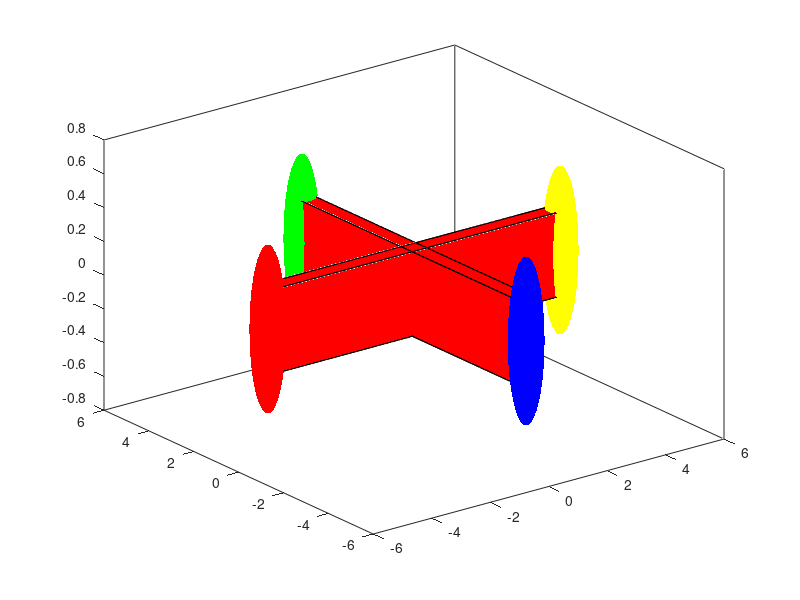

Here is the MATLAB script that generated this plot:
% Draw a quadcopter. Return a handle to the quadcopter object
% and an array of handles to the thrust display cylinders. 
% These will be transformed during the animation to display
% relative thrust forces.
function h = quadcopter()
    % Draw arms.
    h(1) = prism(-5, -0.25, -0.25, 10, 0.5, 0.5);
    h(2) = prism(-0.25, -5, -0.25, 0.5, 10, 0.5);

    % Draw bulbs representing propellers at the end of each arm.
    [x y z] = sphere;
    x = 0.5 * x;
    y = 0.5 * y;
    z = 0.5 * z;
    % Back
    h(3) = surf(x - 5, y, z, 'EdgeColor', 'none', 'FaceColor', 'r', 'Marker', 'o');
    %Right
    h(4) = surf(x + 5, y, z, 'EdgeColor', 'none', 'FaceColor', 'y',  'Marker', '+');
    %Yellow
    h(5) = surf(x, y - 5, z, 'EdgeColor', 'none', 'FaceColor', 'b',  'Marker', 'x');
    % Front
    h(6) = surf(x, y + 5, z, 'EdgeColor', 'none', 'FaceColor', 'g', 'Marker', 'v');

    % Draw thrust cylinders.
%     [x y z] = cylinder(0.1, 7);
%     thrusts(1) = surf(x, y + 5, z, 'EdgeColor', 'none', 'FaceColor', 'm');
%     thrusts(2) = surf(x + 5, y, z, 'EdgeColor', 'none', 'FaceColor', 'y');
%     thrusts(3) = surf(x, y - 5, z, 'EdgeColor', 'none', 'FaceColor', 'm');
%     thrusts(4) = surf(x - 5, y, z, 'EdgeColor', 'none', 'FaceColor', 'y');

    % Create handles for each of the thrust cylinders.
%     for i = 1:4
%         x = hgtransform;
%         set(thrusts(i), 'Parent', x);
%         thrusts(i) = x;
%     end

    % Conjoin all quadcopter parts into one object.
    t = hgtransform;
    set(h, 'Parent', t);
    h = t;
end

% Draw a 3D prism at (x, y, z) with width w,
% length l, and height h. Return a handle to
% the prism object.
function h = prism(x, y, z, w, l, h)
    [X Y Z] = prism_faces(x, y, z, w, l, h);

    faces(1, :) = [4 2 1 3];
    faces(2, :) = [4 2 1 3] + 4;
    faces(3, :) = [4 2 6 8];
    faces(4, :) = [4 2 6 8] - 1;
    faces(5, :) = [1 2 6 5];
    faces(6, :) = [1 2 6 5] + 2;

    for i = 1:size(faces, 1)
        h(i) = fill3(X(faces(i, :)), Y(faces(i, :)), Z(faces(i, :)), 'r'); hold on;
    end

    % Conjoin all prism faces into one object.
    t = hgtransform;
    set(h, 'Parent', t);
    h = t;
end

% Compute the points on the edge of a prism at
% location (x, y, z) with width w, length l, and height h.
function [X Y Z] = prism_faces(x, y, z, w, l, h)
    X = [x x x x x+w x+w x+w x+w];
    Y = [y y y+l y+l y y y+l y+l];
    Z = [z z+h z z+h z z+h z z+h];
end
